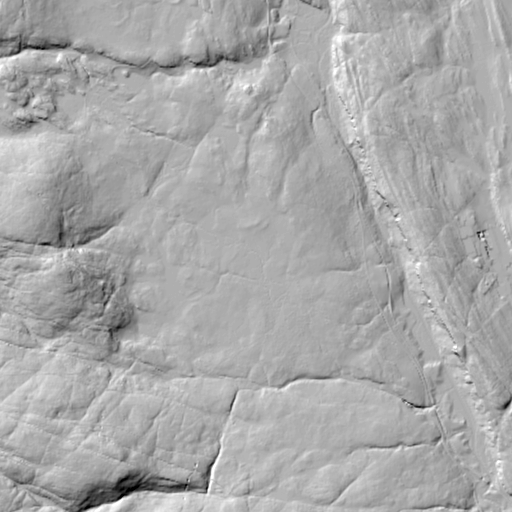
#> input picture gruver/data/funn/debug_tile.png, 512 x 512 px
$ python tune3.py
#> lines starting #> are read from the running program, lines starting #| are printed output that depends on the picture; after the words box and inside, x2 and y2 are one past the last pixel; in counts of white or black regions, pixels touching at a corner belong together
import cv2
import numpy as np
import json

def score_kiln(gray, x, y, r):
    # DTM Hillshade rules (Light from Top-Left / NW usually)
    # A pit (kullmile) goes down:
    # Top-Left inner edge is shadow (Dark)
    # Bottom-Right inner edge is lit (Bright)
    # Center is flat (Mid)

    # Let's sample the circle in 8 directions (0=E, 1=SE, 2=S, 3=SW, 4=W, 5=NW, 6=N, 7=NE)
    n = 8
    samples = []

    for i in range(n):
        a = (i / n) * 2 * np.pi
        sx = int(x + np.cos(a) * r)
        sy = int(y + np.sin(a) * r)
        samples.append(int(gray[sy, sx]))

    c = int(gray[y, x])

    # 5 is NW (Top-Left) = 5/8 * 2pi = 225 deg (if 0 is Right, then pi is Left, pi/2 is Down... wait.
    # OpenCV y goes DOWN.
    # 0 = Right (E)
    # 1 = Bottom-Right (SE)
    # ...
    # 4 = Left (W)
    # 5 = Top-Left (NW)

    nw_val = samples[5]
    se_val = samples[1]
    w_val  = samples[4]
    e_val  = samples[0]
    n_val  = samples[6]
    s_val  = samples[2]

    # Pit signature: NW edge must be dark, SE edge must be bright
    # Let's check contrast
    contrast = se_val - nw_val

    if contrast > 15: # Brightness diff
        # Check against center too
        if nw_val < c < se_val:
            # How circular is it? The left/right sides should be relatively flat (not a cliff)
            n_s_diff = abs(n_val - s_val)
            e_w_diff = abs(e_val - w_val)

            # If it's a perfect pit, NE/SW and E/W diffs are much smaller than NW/SE
            if n_s_diff < 15 and e_w_diff < 15:
                return 1.0 + (contrast/255.0)

    return 0

img = cv2.imread("data/funn/debug_tile.png")
#> img is the input picture: shape (512, 512, 3); min 0, max 255, mean 168.7
gray = cv2.cvtColor(img, cv2.COLOR_BGR2GRAY)
h, w = gray.shape
#> h = 512; w = 512

hits = 0
out = img.copy()

for r in [5, 6, 7]:
    for y in range(r + 5, h - r - 5, 3):
        for x in range(r + 5, w - r - 5, 3):
            score = score_kiln(gray, x, y, r)
            if score > 0:
                cv2.circle(out, (x, y), r, (0, 0, 255), 1)
                hits += 1
#> this loop made 3 passes
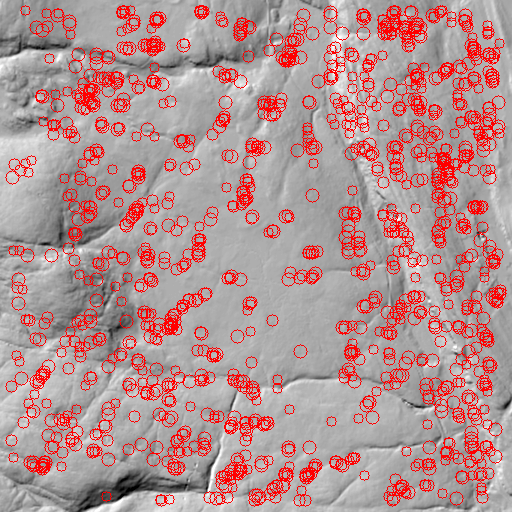
#> out: shape (512, 512, 3); 13.62% of pixels changed, all inside (x1, y1, x2, y2) = (5, 5, 507, 507)

print(f"Shadow-Pattern hits: {hits}")
#| Shadow-Pattern hits: 1377
cv2.imwrite("data/funn/tuned_output_3.png", out)
